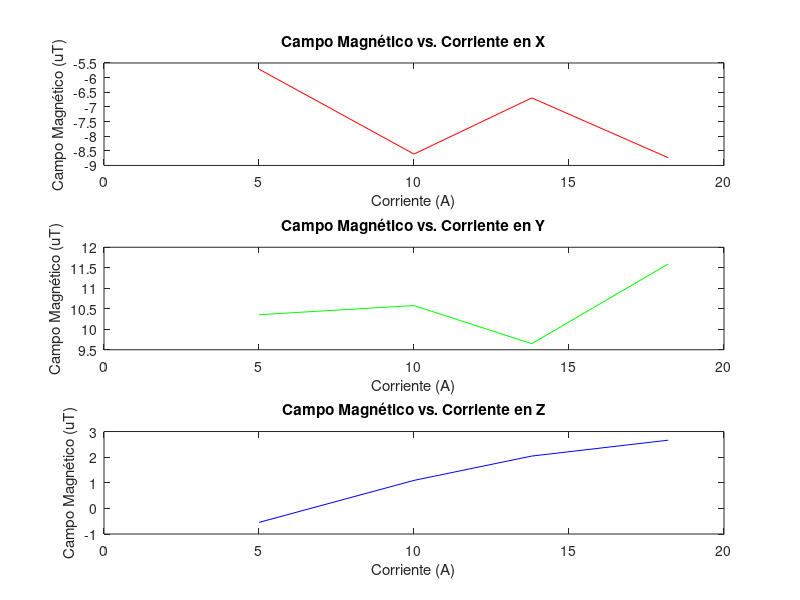

Write MATLAB code to recreate this figure. (Note: this script raises an error after producing the figure.)
%% Campo Magnético vs. Corriente
%Junto al script esta el archivo .mat para cargar los datos de las
%mediciones.
load("datos_campovscorriente.mat");

%Se promedia las mediciones realizadas para cada corriente y la tierra
x_ref = mean(MagneticFieldXTREF);
y_ref = mean(MagneticFieldYTREF);
z_ref = mean(MagneticFieldZTREF);

x_5A = mean(MagneticFieldXT5A);
y_5A = mean(MagneticFieldYT5A);
z_5A = mean(MagneticFieldZT5A);

x_10A = mean(MagneticFieldXT10A);
y_10A = mean(MagneticFieldYT10A);
z_10A = mean(MagneticFieldZT10A);

x_13_2A = mean(MagneticFieldXT13_8A);
y_13_2A = mean(MagneticFieldYT13_8A);
z_13_2A = mean(MagneticFieldZT13_8A);

x_18_2A = mean(MagneticFieldXT18_2A);
y_18_2A = mean(MagneticFieldYT18_2A);
z_18_2A = mean(MagneticFieldZT18_2A);

%Se calcula el campo neto de las corrientes restandoles la referencia
%(Tierra)
netx_5A = x_5A - x_ref;
nety_5A = y_5A - y_ref;
netz_5A = z_5A - z_ref;

netx_10A = x_10A - x_ref;
nety_10A = y_10A - y_ref;
netz_10A = z_10A - z_ref;

netx_13_2A = x_13_2A - x_ref;
nety_13_2A = y_13_2A - y_ref;
netz_13_2A = z_13_2A - z_ref;

netx_18_2A = x_18_2A - x_ref;
nety_18_2A = y_18_2A - y_ref;
netz_18_2A = z_18_2A - z_ref;
% Se crean los vectores de Campo magnético y corriente por cada eje y el
% vector de las corrientes medidas
x_campo = [netx_5A netx_10A netx_13_2A netx_18_2A];
y_campo = [nety_5A nety_10A nety_13_2A nety_18_2A];
z_campo = [netz_5A netz_10A netz_13_2A netz_18_2A];

i = [5 10 13.8 18.2];
%Graficación de datos
figure(1);
subplot(3,1,1);
plot(i,x_campo,"r");
title("Campo Magnético vs. Corriente en X");
xlabel("Corriente (A)");
ylabel("Campo Magnético (uT)");

subplot(3,1,2);
plot(i,y_campo,"g");
title("Campo Magnético vs. Corriente en Y");
xlabel("Corriente (A)");
ylabel("Campo Magnético (uT)");

subplot(3,1,3);
plot(i,z_campo,"b");
title("Campo Magnético vs. Corriente en Z");
xlabel("Corriente (A)");
ylabel("Campo Magnético (uT)");

save("datos_campovscorriente.mat");